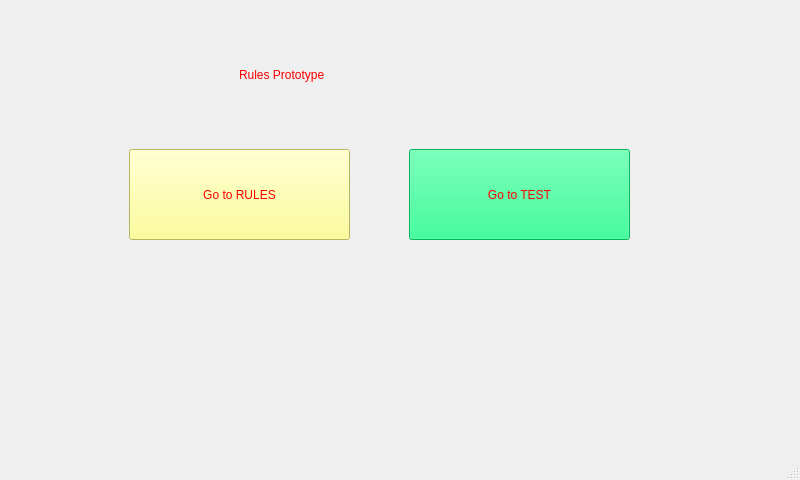
<?xml version="1.0" encoding="UTF-8"?>
<ui version="4.0">
 <class>MainWindow</class>
 <widget class="QMainWindow" name="MainWindow">
  <property name="geometry">
   <rect>
    <x>0</x>
    <y>0</y>
    <width>800</width>
    <height>480</height>
   </rect>
  </property>
  <property name="windowTitle">
   <string>MainWindow</string>
  </property>
  <widget class="QWidget" name="centralwidget">
   <widget class="QStackedWidget" name="stackedWidget">
    <property name="geometry">
     <rect>
      <x>9</x>
      <y>9</y>
      <width>800</width>
      <height>480</height>
     </rect>
    </property>
    <widget class="QWidget" name="page">
     <widget class="QLabel" name="label">
      <property name="geometry">
       <rect>
        <x>230</x>
        <y>30</y>
        <width>241</width>
        <height>71</height>
       </rect>
      </property>
      <property name="styleSheet">
       <string notr="true">
font: 700 24pt &quot;Segoe UI&quot;;

color: rgb(255, 0, 0);</string>
      </property>
      <property name="text">
       <string>Rules Prototype</string>
      </property>
     </widget>
     <widget class="QPushButton" name="test_Button">
      <property name="geometry">
       <rect>
        <x>400</x>
        <y>140</y>
        <width>221</width>
        <height>91</height>
       </rect>
      </property>
      <property name="styleSheet">
       <string notr="true">color: rgb(255, 0, 0);
background-color: rgb(0, 255, 127);
font: 900 20pt &quot;Segoe UI&quot;;</string>
      </property>
      <property name="text">
       <string>Go to TEST</string>
      </property>
     </widget>
     <widget class="QPushButton" name="rules_Button">
      <property name="geometry">
       <rect>
        <x>120</x>
        <y>140</y>
        <width>221</width>
        <height>91</height>
       </rect>
      </property>
      <property name="styleSheet">
       <string notr="true">color: rgb(255, 0, 0);
background-color: rgb(255, 255, 127);
font: 900 20pt &quot;Segoe UI&quot;;</string>
      </property>
      <property name="text">
       <string>Go to RULES</string>
      </property>
     </widget>
    </widget>
    <widget class="QWidget" name="page_2"/>
   </widget>
  </widget>
  <widget class="QMenuBar" name="menubar">
   <property name="geometry">
    <rect>
     <x>0</x>
     <y>0</y>
     <width>800</width>
     <height>21</height>
    </rect>
   </property>
  </widget>
  <widget class="QStatusBar" name="statusbar"/>
 </widget>
 <resources/>
 <connections/>
</ui>
